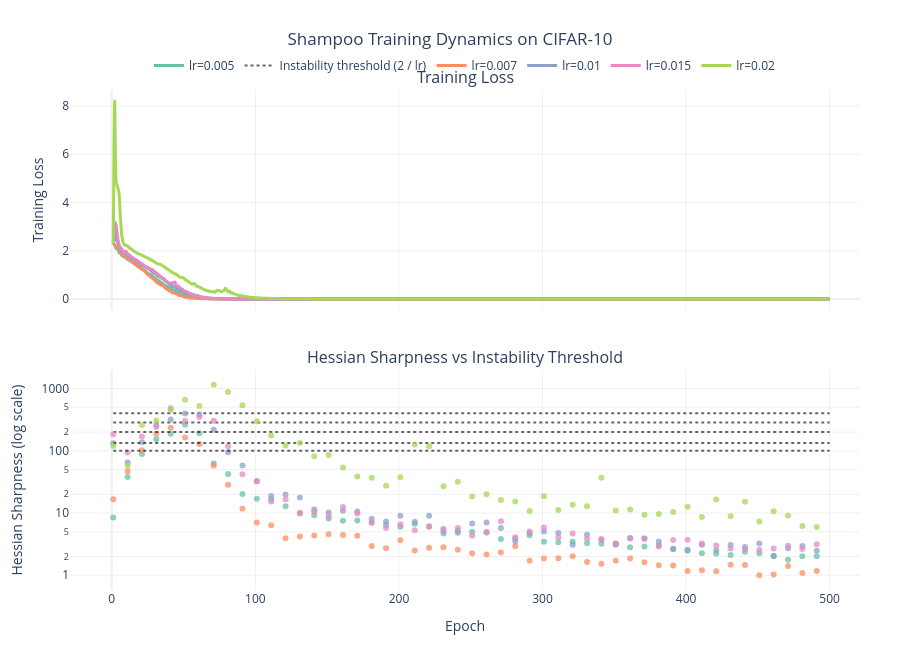
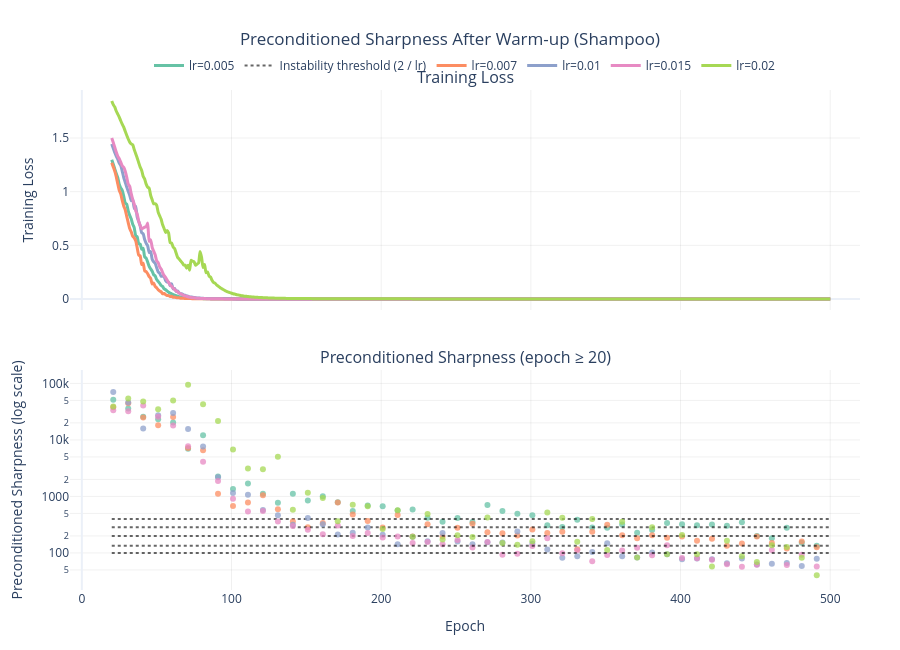
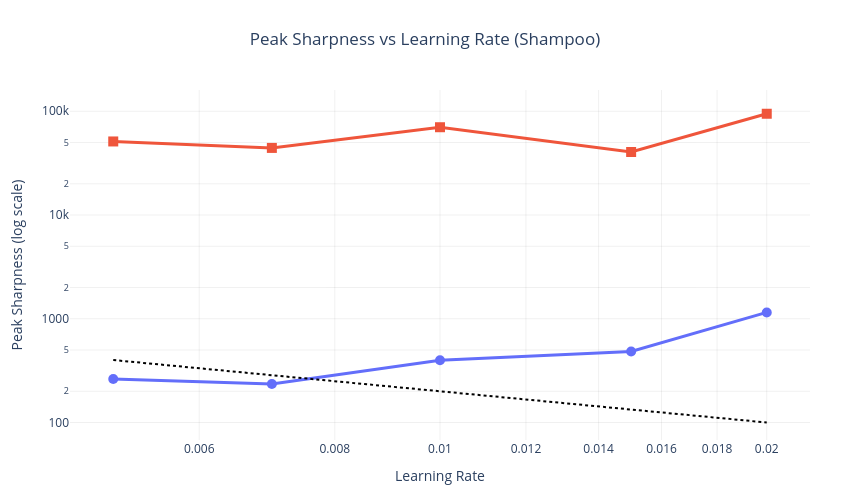

Notebook cell for these charts, in order:
### Code cell
pio.templates.default = "plotly_white"

_COLORS = px.colors.qualitative.Set2

_EPOCH_LABEL   = "Epoch"
_LOSS_LABEL    = "Training Loss"
_H_SHARP_LABEL = "Hessian Sharpness (log scale)"
_P_SHARP_LABEL = "Preconditioned Sharpness (log scale)"


def _style_axes(fig):
    fig.update_xaxes(showgrid=True, gridcolor="rgba(0,0,0,0.06)")
    fig.update_yaxes(showgrid=True, gridcolor="rgba(0,0,0,0.06)")


def plot_shampoo_loss_and_hessian(md, out, save=True,
                                  save_path="../plots/shampoo_plots/shampoo_loss_hessian.html"):

    model_ids = sorted(md["model_id"].unique())
    colors = _COLORS[:len(model_ids)]

    fig = make_subplots(
        rows=2, cols=1,
        shared_xaxes=True,
        vertical_spacing=0.12,
        subplot_titles=[
            "Training Loss",
            "Hessian Sharpness vs Instability Threshold"
        ],
    )

    for i, mid in enumerate(model_ids):

        meta = md[md["model_id"] == mid]
        o = out[out["model_id"] == mid]

        lr = meta["learning_rate"].iloc[0]
        color = colors[i]

        xs = o["epoch"].values
        loss = o["train_loss"].values
        sharpness = o["sharpness_H"].values

        threshold = 2.0 / lr
        n_v = int((~np.isnan(loss)).sum())

        fig.add_trace(
            go.Scatter(
                x=xs[:n_v],
                y=loss[:n_v],
                name=f"lr={lr}",
                line=dict(width=3, color=color, shape="spline", smoothing=0.5),
                legendgroup=str(lr),
            ),
            row=1, col=1
        )

        mask = ~np.isnan(sharpness)

        fig.add_trace(
            go.Scatter(
                x=xs[mask],
                y=sharpness[mask],
                mode="markers",
                marker=dict(size=6, color=color, opacity=0.75),
                legendgroup=str(lr),
                showlegend=False,
            ),
            row=2, col=1
        )

        fig.add_trace(
            go.Scatter(
                x=[xs[0], xs[n_v-1]],
                y=[threshold, threshold],
                mode="lines",
                line=dict(color="black", dash="dot", width=2),
                opacity=0.6,
                name="Instability threshold (2 / lr)",
                showlegend=(i == 0),
            ),
            row=2, col=1
        )

    fig.update_yaxes(title_text=_LOSS_LABEL, row=1, col=1)
    fig.update_yaxes(title_text=_H_SHARP_LABEL, type="log", row=2, col=1)
    fig.update_xaxes(title_text=_EPOCH_LABEL, row=2, col=1)

    _style_axes(fig)

    fig.update_layout(
        title=dict(
            text="Shampoo Training Dynamics on CIFAR-10",
            x=0.5
        ),
        height=650,
        width=900,
        legend=dict(
            orientation="h",
            yanchor="bottom",
            y=1.02,
            xanchor="center",
            x=0.5
        ),
        margin=dict(l=70, r=40, t=90, b=60),
    )

    if save:
        fig.write_html(save_path)

    fig.show()


def plot_shampoo_postwarmup_sharpness(md, out, warmup_epochs=20, save=True,
                                      save_path="../plots/shampoo_plots/shampoo_postwarmup_sharpness.html"):

    model_ids = sorted(md["model_id"].unique())
    colors = _COLORS[:len(model_ids)]

    fig = make_subplots(
        rows=2, cols=1,
        shared_xaxes=True,
        vertical_spacing=0.12,
        subplot_titles=[
            "Training Loss",
            f"Preconditioned Sharpness (epoch ≥ {warmup_epochs})"
        ],
    )

    for i, mid in enumerate(model_ids):

        meta = md[md["model_id"] == mid]
        o = out[(out["model_id"] == mid) & (out["epoch"] >= warmup_epochs)]

        lr = meta["learning_rate"].iloc[0]
        color = colors[i]

        xs = o["epoch"].values
        loss = o["train_loss"].values

        sharp_p = o["sharpness_P"].values if "sharpness_P" in o.columns else np.full(len(xs), np.nan)

        threshold = 2.0 / lr

        fig.add_trace(
            go.Scatter(
                x=xs,
                y=loss,
                name=f"lr={lr}",
                line=dict(width=3, color=color, shape="spline", smoothing=0.5),
                legendgroup=str(lr),
            ),
            row=1, col=1
        )

        mask = ~np.isnan(sharp_p)

        fig.add_trace(
            go.Scatter(
                x=xs[mask],
                y=sharp_p[mask],
                mode="markers",
                marker=dict(size=6, color=color, opacity=0.75),
                showlegend=False,
                legendgroup=str(lr),
            ),
            row=2, col=1
        )

        fig.add_trace(
            go.Scatter(
                x=[xs[0], xs[-1]],
                y=[threshold, threshold],
                mode="lines",
                line=dict(color="black", dash="dot", width=2),
                opacity=0.6,
                name="Instability threshold (2 / lr)",
                showlegend=(i == 0),
            ),
            row=2, col=1
        )

    fig.update_yaxes(title_text=_LOSS_LABEL, row=1, col=1)
    fig.update_yaxes(title_text=_P_SHARP_LABEL, type="log", row=2, col=1)
    fig.update_xaxes(title_text=_EPOCH_LABEL, row=2, col=1)

    _style_axes(fig)

    fig.update_layout(
        title=dict(
            text="Preconditioned Sharpness After Warm-up (Shampoo)",
            x=0.5
        ),
        height=650,
        width=900,
        legend=dict(
            orientation="h",
            yanchor="bottom",
            y=1.02,
            xanchor="center",
            x=0.5
        ),
        margin=dict(l=70, r=40, t=90, b=60),
    )

    if save:
        fig.write_html(save_path)

    fig.show()


def plot_shampoo_summary(md, out, warmup_epochs=20, save=True,
                         save_path="../plots/shampoo_plots/shampoo_summary.html"):

    post_warmup = out[out["epoch"] >= warmup_epochs]

    max_sharp = (
        post_warmup.groupby("model_id")
        .agg(
            max_H=("sharpness_H", "max"),
            max_P=("sharpness_P", "max"),
        )
        .reset_index()
        .merge(md[["model_id", "learning_rate"]], on="model_id")
    )

    max_sharp["threshold"] = 2.0 / max_sharp["learning_rate"]
    max_sharp = max_sharp.sort_values("learning_rate")

    fig = go.Figure()

    fig.add_trace(
        go.Scatter(
            x=max_sharp["learning_rate"],
            y=max_sharp["max_H"],
            mode="lines+markers",
            marker=dict(size=10),
            line=dict(width=3),
            name="Peak Hessian Sharpness",
        )
    )

    fig.add_trace(
        go.Scatter(
            x=max_sharp["learning_rate"],
            y=max_sharp["max_P"],
            mode="lines+markers",
            marker=dict(size=10, symbol="square"),
            line=dict(width=3),
            name="Peak Preconditioned Sharpness",
        )
    )

    fig.add_trace(
        go.Scatter(
            x=max_sharp["learning_rate"],
            y=max_sharp["threshold"],
            mode="lines",
            line=dict(color="black", dash="dot", width=2),
            name="Instability threshold (2 / lr)",
        )
    )

    fig.update_xaxes(
        title_text="Learning Rate",
        type="log",
        showgrid=True,
        gridcolor="rgba(0,0,0,0.06)"
    )

    fig.update_yaxes(
        title_text="Peak Sharpness (log scale)",
        type="log",
        showgrid=True,
        gridcolor="rgba(0,0,0,0.06)"
    )

    fig.update_layout(
        title=dict(
            text="Peak Sharpness vs Learning Rate (Shampoo)",
            x=0.5
        ),
        height=500,
        width=850,
        showlegend=False,
        margin=dict(l=70, r=40, t=90, b=60),
    )

    if save:
        fig.write_html(save_path)

    fig.show()


# create directory
os.makedirs("../plots/shampoo_plots", exist_ok=True)

# run plots
plot_shampoo_loss_and_hessian(md, out)
plot_shampoo_postwarmup_sharpness(md, out, warmup_epochs=20)
plot_shampoo_summary(md, out, warmup_epochs=20)

### Figure 1 — Plotly figure (JSON) as saved in the notebook; plotly's stock layout.template omitted (floating-point values rounded to 4 significant figures; data arrays with more than 128 entries replaced by an {"elided": "..."} marker saying what was removed)
{"data": [{"legendgroup": "0.005", "line": {"color": "rgb(102,194,165)", "shape": "spline", "smoothing": 0.5, "width": 3}, "name": "lr=0.005", "type": "scatter", "x": {"elided": "500 int values"}, "xaxis": "x", "y": {"elided": "500 float values"}, "yaxis": "y"}, {"legendgroup": "0.005", "marker": {"color": "rgb(102,194,165)", "opacity": 0.75, "size": 6}, "mode": "markers", "showlegend": false, "type": "scatter", "x": [1, 11, 21, 31, 41, 51, 61, 71, 81, 91, 101, 111, 121, 131, 141, 151, 161, 171, 181, 191, 201, 211, 221, 231, 241, 251, 261, 271, 281, 291, 301, 311, 321, 331, 341, 351, 361, 371, 381, 391, 401, 411, 421, 431, 441, 451, 461, 471, 481, 491], "xaxis": "x2", "y": [8.45, 37.9, 88.68, 152.7, 188.5, 262.5, 191.4, 62.57, 42.33, 20.25, 17.0, 16.61, 12.8, 9.832, 9.196, 8.164, 7.49, 7.563, 7.013, 6.483, 5.998, 6.733, 6.135, 5.25, 5.175, 5.008, 4.846, 3.838, 3.904, 4.397, 3.447, 3.403, 3.453, 3.258, 3.224, 3.103, 2.814, 2.896, 3.028, 2.612, 2.469, 2.254, 2.24, 2.123, 2.38, 2.264, 2.026, 1.782, 2.026, 2.031], "yaxis": "y2"}, {"line": {"color": "black", "dash": "dot", "width": 2}, "mode": "lines", "name": "Instability threshold (2 / lr)", "opacity": 0.6, "showlegend": true, "type": "scatter", "x": [1, 500], "xaxis": "x2", "y": [400, 400], "yaxis": "y2"}, {"legendgroup": "0.007", "line": {"color": "rgb(252,141,98)", "shape": "spline", "smoothing": 0.5, "width": 3}, "name": "lr=0.007", "type": "scatter", "x": {"elided": "500 int values"}, "xaxis": "x", "y": {"elided": "500 float values"}, "yaxis": "y"}, {"legendgroup": "0.007", "marker": {"color": "rgb(252,141,98)", "opacity": 0.75, "size": 6}, "mode": "markers", "showlegend": false, "type": "scatter", "x": [1, 11, 21, 31, 41, 51, 61, 71, 81, 91, 101, 111, 121, 131, 141, 151, 161, 171, 181, 191, 201, 211, 221, 231, 241, 251, 261, 271, 281, 291, 301, 311, 321, 331, 341, 351, 361, 371, 381, 391, 401, 411, 421, 431, 441, 451, 461, 471, 481, 491], "xaxis": "x2", "y": [16.68, 47.06, 102.4, 187.5, 234.8, 163.3, 128.7, 57.97, 28.55, 11.71, 7.056, 6.371, 3.933, 4.184, 4.364, 4.583, 4.442, 4.325, 2.951, 2.708, 3.651, 2.498, 2.767, 2.831, 2.584, 2.266, 2.164, 2.322, 2.916, 1.708, 1.86, 1.87, 2.025, 1.638, 1.533, 1.717, 1.853, 1.615, 1.444, 1.439, 1.173, 1.204, 1.157, 1.473, 1.456, 1.001, 1.03, 1.416, 1.09, 1.176], "yaxis": "y2"}, {"line": {"color": "black", "dash": "dot", "width": 2}, "mode": "lines", "name": "Instability threshold (2 / lr)", "opacity": 0.6, "showlegend": false, "type": "scatter", "x": [1, 500], "xaxis": "x2", "y": [285.7, 285.7], "yaxis": "y2"}, {"legendgroup": "0.01", "line": {"color": "rgb(141,160,203)", "shape": "spline", "smoothing": 0.5, "width": 3}, "name": "lr=0.01", "type": "scatter", "x": {"elided": "500 int values"}, "xaxis": "x", "y": {"elided": "500 float values"}, "yaxis": "y"}, {"legendgroup": "0.01", "marker": {"color": "rgb(141,160,203)", "opacity": 0.75, "size": 6}, "mode": "markers", "showlegend": false, "type": "scatter", "x": [1, 11, 21, 31, 41, 51, 61, 71, 81, 91, 101, 111, 121, 131, 141, 151, 161, 171, 181, 191, 201, 211, 221, 231, 241, 251, 261, 271, 281, 291, 301, 311, 321, 331, 341, 351, 361, 371, 381, 391, 401, 411, 421, 431, 441, 451, 461, 471, 481, 491], "xaxis": "x2", "y": [132.7, 64.73, 136.6, 259.1, 317.9, 398.2, 383.8, 218.7, 95.08, 58.26, 32.46, 18.87, 19.88, 17.81, 11.42, 10.23, 10.91, 10.61, 8.124, 7.334, 9.082, 7.273, 9.055, 4.676, 4.824, 6.806, 7.072, 5.731, 3.477, 4.81, 5.065, 4.796, 3.095, 4.484, 3.704, 3.235, 3.968, 3.938, 3.482, 2.662, 2.57, 3.102, 2.515, 3.077, 2.834, 3.235, 2.059, 2.731, 2.961, 2.468], "yaxis": "y2"}, {"line": {"color": "black", "dash": "dot", "width": 2}, "mode": "lines", "name": "Instability threshold (2 / lr)", "opacity": 0.6, "showlegend": false, "type": "scatter", "x": [1, 500], "xaxis": "x2", "y": [200, 200], "yaxis": "y2"}, {"legendgroup": "0.015", "line": {"color": "rgb(231,138,195)", "shape": "spline", "smoothing": 0.5, "width": 3}, "name": "lr=0.015", "type": "scatter", "x": {"elided": "500 int values"}, "xaxis": "x", "y": {"elided": "500 float values"}, "yaxis": "y"}, {"legendgroup": "0.015", "marker": {"color": "rgb(231,138,195)", "opacity": 0.75, "size": 6}, "mode": "markers", "showlegend": false, "type": "scatter", "x": [1, 11, 21, 31, 41, 51, 61, 71, 81, 91, 101, 111, 121, 131, 141, 151, 161, 171, 181, 191, 201, 211, 221, 231, 241, 251, 261, 271, 281, 291, 301, 311, 321, 331, 341, 351, 361, 371, 381, 391, 401, 411, 421, 431, 441, 451, 461, 471, 481, 491], "xaxis": "x2", "y": [183.9, 93.69, 169.0, 241.1, 483.5, 302.2, 349.1, 305.0, 118.8, 41.88, 32.32, 15.36, 16.73, 10.1, 10.54, 8.865, 12.5, 9.867, 7.072, 5.771, 6.634, 5.293, 6.027, 5.593, 5.752, 4.333, 4.96, 7.397, 4.092, 5.047, 5.868, 4.101, 4.677, 3.867, 3.82, 3.225, 3.913, 3.84, 2.904, 3.683, 3.717, 3.228, 2.999, 2.681, 2.627, 2.546, 2.698, 2.98, 2.633, 3.148], "yaxis": "y2"}, {"line": {"color": "black", "dash": "dot", "width": 2}, "mode": "lines", "name": "Instability threshold (2 / lr)", "opacity": 0.6, "showlegend": false, "type": "scatter", "x": [1, 500], "xaxis": "x2", "y": [133.3, 133.3], "yaxis": "y2"}, {"legendgroup": "0.02", "line": {"color": "rgb(166,216,84)", "shape": "spline", "smoothing": 0.5, "width": 3}, "name": "lr=0.02", "type": "scatter", "x": {"elided": "500 int values"}, "xaxis": "x", "y": {"elided": "500 float values"}, "yaxis": "y"}, {"legendgroup": "0.02", "marker": {"color": "rgb(166,216,84)", "opacity": 0.75, "size": 6}, "mode": "markers", "showlegend": false, "type": "scatter", "x": [1, 11, 21, 31, 41, 51, 61, 71, 81, 91, 101, 111, 121, 131, 141, 151, 161, 171, 181, 191, 201, 211, 221, 231, 241, 251, 261, 271, 281, 291, 301, 311, 321, 331, 341, 351, 361, 371, 381, 391, 401, 411, 421, 431, 441, 451, 461, 471, 481, 491], "xaxis": "x2", "y": [119.9, 57.05, 259.2, 307.9, 456.1, 659.4, 522.8, 1151.0, 879.2, 540.5, 297.0, 176.5, 121.2, 133.4, 81.67, 85.59, 54.11, 38.51, 36.81, 27.43, 37.5, 125.7, 118.5, 26.96, 31.87, 18.41, 20.04, 16.19, 15.39, 10.82, 18.67, 11.22, 13.6, 12.85, 36.96, 11.02, 11.43, 9.365, 9.65, 10.41, 12.6, 8.615, 16.46, 8.909, 15.24, 7.307, 10.66, 9.093, 6.217, 5.985], "yaxis": "y2"}, {"line": {"color": "black", "dash": "dot", "width": 2}, "mode": "lines", "name": "Instability threshold (2 / lr)", "opacity": 0.6, "showlegend": false, "type": "scatter", "x": [1, 500], "xaxis": "x2", "y": [100, 100], "yaxis": "y2"}], "layout": {"annotations": [{"font": {"size": 16}, "showarrow": false, "text": "Training Loss", "x": 0.5, "xanchor": "center", "xref": "paper", "y": 1, "yanchor": "bottom", "yref": "paper"}, {"font": {"size": 16}, "showarrow": false, "text": "Hessian Sharpness vs Instability Threshold", "x": 0.5, "xanchor": "center", "xref": "paper", "y": 0.44, "yanchor": "bottom", "yref": "paper"}], "height": 650, "legend": {"orientation": "h", "x": 0.5, "xanchor": "center", "y": 1.02, "yanchor": "bottom"}, "margin": {"b": 60, "l": 70, "r": 40, "t": 90}, "title": {"text": "Shampoo Training Dynamics on CIFAR-10", "x": 0.5}, "width": 900, "xaxis": {"anchor": "y", "autorange": true, "domain": [0, 1], "gridcolor": "rgba(0, 0, 0, 0.06)", "matches": "x2", "range": [-29.12, 521.1], "showgrid": true, "showticklabels": false, "type": "linear"}, "xaxis2": {"anchor": "y2", "autorange": true, "domain": [0, 1], "gridcolor": "rgba(0, 0, 0, 0.06)", "range": [-29.12, 521.1], "showgrid": true, "title": {"text": "Epoch"}, "type": "linear"}, "yaxis": {"anchor": "x", "autorange": true, "domain": [0.56, 1], "gridcolor": "rgba(0, 0, 0, 0.06)", "range": [-0.456, 8.665], "showgrid": true, "title": {"text": "Training Loss"}, "type": "linear"}, "yaxis2": {"anchor": "x2", "autorange": true, "domain": [0, 0.44], "gridcolor": "rgba(0, 0, 0, 0.06)", "range": [-0.2364, 3.298], "showgrid": true, "title": {"text": "Hessian Sharpness (log scale)"}, "type": "log"}}}

### Figure 2 — Plotly figure (JSON) as saved in the notebook; plotly's stock layout.template omitted (floating-point values rounded to 4 significant figures; data arrays with more than 128 entries replaced by an {"elided": "..."} marker saying what was removed)
{"data": [{"legendgroup": "0.005", "line": {"color": "rgb(102,194,165)", "shape": "spline", "smoothing": 0.5, "width": 3}, "name": "lr=0.005", "type": "scatter", "x": {"elided": "481 int values"}, "xaxis": "x", "y": {"elided": "481 float values"}, "yaxis": "y"}, {"legendgroup": "0.005", "marker": {"color": "rgb(102,194,165)", "opacity": 0.75, "size": 6}, "mode": "markers", "showlegend": false, "type": "scatter", "x": [21, 31, 41, 51, 61, 71, 81, 91, 101, 111, 121, 131, 141, 151, 161, 171, 181, 191, 201, 211, 221, 231, 241, 251, 261, 271, 281, 291, 301, 311, 321, 331, 341, 351, 361, 371, 381, 391, 401, 411, 421, 431, 441, 451, 461, 471, 481, 491], "xaxis": "x2", "y": [51180.0, 35920.0, 25710.0, 23210.0, 20270.0, 6990.0, 12040.0, 2255.0, 1349.0, 1685.0, 1110.0, 775.7, 1120.0, 843.1, 1008.0, 786.9, 553.1, 693.3, 673.1, 563.0, 586.8, 421.2, 357.5, 414.7, 353.5, 704.6, 554.5, 495.8, 462.3, 307.9, 287.4, 388.0, 280.9, 279.4, 319.8, 228.2, 253.5, 338.9, 323.0, 307.8, 318.7, 302.6, 348.4, 199.0, 181.6, 277.9, 151.5, 133.9], "yaxis": "y2"}, {"line": {"color": "black", "dash": "dot", "width": 2}, "mode": "lines", "name": "Instability threshold (2 / lr)", "opacity": 0.6, "showlegend": true, "type": "scatter", "x": [20, 500], "xaxis": "x2", "y": [400, 400], "yaxis": "y2"}, {"legendgroup": "0.007", "line": {"color": "rgb(252,141,98)", "shape": "spline", "smoothing": 0.5, "width": 3}, "name": "lr=0.007", "type": "scatter", "x": {"elided": "481 int values"}, "xaxis": "x", "y": {"elided": "481 float values"}, "yaxis": "y"}, {"legendgroup": "0.007", "marker": {"color": "rgb(252,141,98)", "opacity": 0.75, "size": 6}, "mode": "markers", "showlegend": false, "type": "scatter", "x": [21, 31, 41, 51, 61, 71, 81, 91, 101, 111, 121, 131, 141, 151, 161, 171, 181, 191, 201, 211, 221, 231, 241, 251, 261, 271, 281, 291, 301, 311, 321, 331, 341, 351, 361, 371, 381, 391, 401, 411, 421, 431, 441, 451, 461, 471, 481, 491], "xaxis": "x2", "y": [37720.0, 44350.0, 24930.0, 18130.0, 25320.0, 7228.0, 6594.0, 1111.0, 675.7, 781.0, 1044.0, 593.9, 361.1, 284.8, 339.5, 782.5, 479.1, 368.5, 282.2, 467.2, 195.8, 322.4, 194.4, 279.5, 326.8, 233.1, 222.4, 203.4, 260.8, 225.9, 237.9, 116.5, 236.8, 315.1, 206.3, 182.3, 205.7, 186.4, 195.3, 163.9, 177.3, 134.4, 146.5, 195.5, 150.0, 119.4, 159.7, 126.3], "yaxis": "y2"}, {"line": {"color": "black", "dash": "dot", "width": 2}, "mode": "lines", "name": "Instability threshold (2 / lr)", "opacity": 0.6, "showlegend": false, "type": "scatter", "x": [20, 500], "xaxis": "x2", "y": [285.7, 285.7], "yaxis": "y2"}, {"legendgroup": "0.01", "line": {"color": "rgb(141,160,203)", "shape": "spline", "smoothing": 0.5, "width": 3}, "name": "lr=0.01", "type": "scatter", "x": {"elided": "481 int values"}, "xaxis": "x", "y": {"elided": "481 float values"}, "yaxis": "y"}, {"legendgroup": "0.01", "marker": {"color": "rgb(141,160,203)", "opacity": 0.75, "size": 6}, "mode": "markers", "showlegend": false, "type": "scatter", "x": [21, 31, 41, 51, 61, 71, 81, 91, 101, 111, 121, 131, 141, 151, 161, 171, 181, 191, 201, 211, 221, 231, 241, 251, 261, 271, 281, 291, 301, 311, 321, 331, 341, 351, 361, 371, 381, 391, 401, 411, 421, 431, 441, 451, 461, 471, 481, 491], "xaxis": "x2", "y": [70200.0, 45820.0, 15930.0, 27210.0, 29880.0, 15650.0, 7656.0, 2183.0, 1153.0, 1075.0, 574.3, 466.1, 313.6, 414.0, 320.8, 212.8, 227.7, 281.9, 210.5, 142.9, 193.0, 160.9, 226.1, 159.8, 142.0, 154.5, 153.0, 239.4, 145.7, 114.8, 82.0, 86.85, 103.5, 147.6, 87.4, 82.67, 101.9, 94.29, 77.57, 79.71, 76.95, 65.56, 79.94, 62.56, 64.53, 66.0, 58.88, 78.45], "yaxis": "y2"}, {"line": {"color": "black", "dash": "dot", "width": 2}, "mode": "lines", "name": "Instability threshold (2 / lr)", "opacity": 0.6, "showlegend": false, "type": "scatter", "x": [20, 500], "xaxis": "x2", "y": [200, 200], "yaxis": "y2"}, {"legendgroup": "0.015", "line": {"color": "rgb(231,138,195)", "shape": "spline", "smoothing": 0.5, "width": 3}, "name": "lr=0.015", "type": "scatter", "x": {"elided": "481 int values"}, "xaxis": "x", "y": {"elided": "481 float values"}, "yaxis": "y"}, {"legendgroup": "0.015", "marker": {"color": "rgb(231,138,195)", "opacity": 0.75, "size": 6}, "mode": "markers", "showlegend": false, "type": "scatter", "x": [21, 31, 41, 51, 61, 71, 81, 91, 101, 111, 121, 131, 141, 151, 161, 171, 181, 191, 201, 211, 221, 231, 241, 251, 261, 271, 281, 291, 301, 311, 321, 331, 341, 351, 361, 371, 381, 391, 401, 411, 421, 431, 441, 451, 461, 471, 481, 491], "xaxis": "x2", "y": [33490.0, 32110.0, 40530.0, 25740.0, 17920.0, 7689.0, 4098.0, 1878.0, 911.7, 538.7, 552.3, 359.9, 300.1, 256.6, 213.1, 306.2, 199.0, 225.5, 188.1, 195.5, 150.4, 156.0, 141.9, 170.1, 124.9, 156.1, 92.49, 96.38, 132.1, 182.5, 98.93, 111.1, 70.86, 92.3, 109.9, 123.2, 91.27, 136.7, 81.27, 80.63, 75.87, 62.97, 56.73, 61.55, 112.8, 61.31, 92.39, 57.5], "yaxis": "y2"}, {"line": {"color": "black", "dash": "dot", "width": 2}, "mode": "lines", "name": "Instability threshold (2 / lr)", "opacity": 0.6, "showlegend": false, "type": "scatter", "x": [20, 500], "xaxis": "x2", "y": [133.3, 133.3], "yaxis": "y2"}, {"legendgroup": "0.02", "line": {"color": "rgb(166,216,84)", "shape": "spline", "smoothing": 0.5, "width": 3}, "name": "lr=0.02", "type": "scatter", "x": {"elided": "481 int values"}, "xaxis": "x", "y": {"elided": "481 float values"}, "yaxis": "y"}, {"legendgroup": "0.02", "marker": {"color": "rgb(166,216,84)", "opacity": 0.75, "size": 6}, "mode": "markers", "showlegend": false, "type": "scatter", "x": [21, 31, 41, 51, 61, 71, 81, 91, 101, 111, 121, 131, 141, 151, 161, 171, 181, 191, 201, 211, 221, 231, 241, 251, 261, 271, 281, 291, 301, 311, 321, 331, 341, 351, 361, 371, 381, 391, 401, 411, 421, 431, 441, 451, 461, 471, 481, 491], "xaxis": "x2", "y": [38830.0, 54280.0, 47700.0, 34950.0, 49870.0, 94680.0, 42720.0, 21710.0, 6789.0, 3121.0, 3018.0, 5028.0, 578.6, 1158.0, 936.2, 364.5, 714.0, 669.2, 265.2, 569.7, 193.3, 488.2, 172.3, 205.6, 190.4, 422.4, 149.2, 140.2, 160.2, 516.7, 420.7, 157.9, 399.1, 112.3, 355.5, 82.67, 283.6, 94.68, 207.3, 94.26, 57.74, 163.8, 87.11, 69.06, 136.2, 126.9, 82.11, 40.24], "yaxis": "y2"}, {"line": {"color": "black", "dash": "dot", "width": 2}, "mode": "lines", "name": "Instability threshold (2 / lr)", "opacity": 0.6, "showlegend": false, "type": "scatter", "x": [20, 500], "xaxis": "x2", "y": [100, 100], "yaxis": "y2"}], "layout": {"annotations": [{"font": {"size": 16}, "showarrow": false, "text": "Training Loss", "x": 0.5, "xanchor": "center", "xref": "paper", "y": 1, "yanchor": "bottom", "yref": "paper"}, {"font": {"size": 16}, "showarrow": false, "text": "Preconditioned Sharpness (epoch ≥ 20)", "x": 0.5, "xanchor": "center", "xref": "paper", "y": 0.44, "yanchor": "bottom", "yref": "paper"}], "height": 650, "legend": {"orientation": "h", "x": 0.5, "xanchor": "center", "y": 1.02, "yanchor": "bottom"}, "margin": {"b": 60, "l": 70, "r": 40, "t": 90}, "title": {"text": "Preconditioned Sharpness After Warm-up (Shampoo)", "x": 0.5}, "width": 900, "xaxis": {"anchor": "y", "autorange": true, "domain": [0, 1], "gridcolor": "rgba(0, 0, 0, 0.06)", "matches": "x2", "range": [-7.895, 519.9], "showgrid": true, "showticklabels": false, "type": "linear"}, "xaxis2": {"anchor": "y2", "autorange": true, "domain": [0, 1], "gridcolor": "rgba(0, 0, 0, 0.06)", "range": [-7.895, 519.9], "showgrid": true, "title": {"text": "Epoch"}, "type": "linear"}, "yaxis": {"anchor": "x", "autorange": true, "domain": [0.56, 1], "gridcolor": "rgba(0, 0, 0, 0.06)", "range": [-0.1024, 1.947], "showgrid": true, "title": {"text": "Training Loss"}, "type": "linear"}, "yaxis2": {"anchor": "x2", "autorange": true, "domain": [0, 0.44], "gridcolor": "rgba(0, 0, 0, 0.06)", "range": [1.344, 5.237], "showgrid": true, "title": {"text": "Preconditioned Sharpness (log scale)"}, "type": "log"}}}

### Figure 3 — Plotly figure (JSON) as saved in the notebook; plotly's stock layout.template omitted (floating-point values rounded to 4 significant figures)
{"data": [{"line": {"width": 3}, "marker": {"size": 10}, "mode": "lines+markers", "name": "Peak Hessian Sharpness", "type": "scatter", "x": [0.005, 0.007, 0.01, 0.015, 0.02], "y": [262.5, 234.8, 398.2, 483.5, 1151.0]}, {"line": {"width": 3}, "marker": {"size": 10, "symbol": "square"}, "mode": "lines+markers", "name": "Peak Preconditioned Sharpness", "type": "scatter", "x": [0.005, 0.007, 0.01, 0.015, 0.02], "y": [51180.0, 44350.0, 70200.0, 40530.0, 94680.0]}, {"line": {"color": "black", "dash": "dot", "width": 2}, "mode": "lines", "name": "Instability threshold (2 / lr)", "type": "scatter", "x": [0.005, 0.007, 0.01, 0.015, 0.02], "y": [400.0, 285.7, 200.0, 133.3, 100.0]}], "layout": {"height": 500, "margin": {"b": 60, "l": 70, "r": 40, "t": 90}, "showlegend": false, "title": {"text": "Peak Sharpness vs Learning Rate (Shampoo)", "x": 0.5}, "width": 850, "xaxis": {"autorange": true, "gridcolor": "rgba(0, 0, 0, 0.06)", "range": [-2.341, -1.659], "showgrid": true, "title": {"text": "Learning Rate"}, "type": "log"}, "yaxis": {"autorange": true, "gridcolor": "rgba(0, 0, 0, 0.06)", "range": [1.831, 5.205], "showgrid": true, "title": {"text": "Peak Sharpness (log scale)"}, "type": "log"}}}
